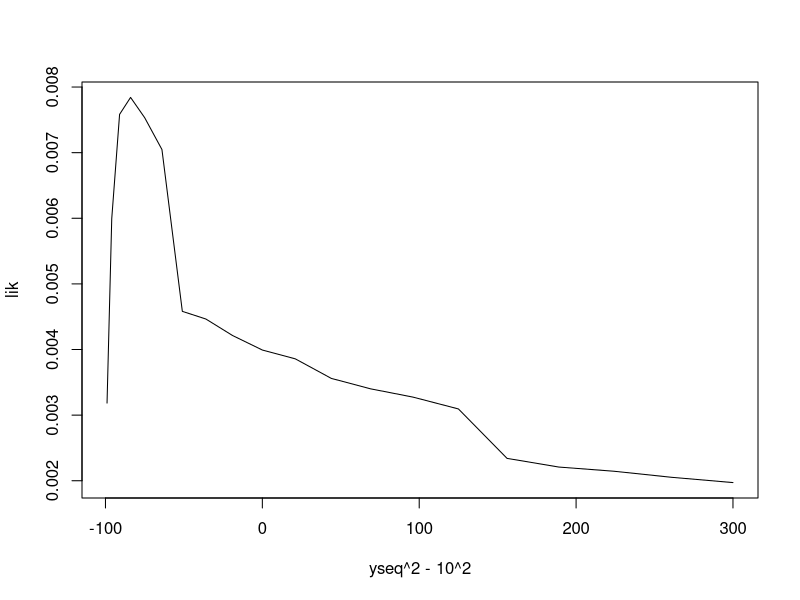

Generate this figure with R: (Note: this script raises an error after producing the figure.)

yseq=seq(1,20,1)
lik=0
for(i in 1:length(yseq)){
  xx=(rnorm(100000,0,10)^2)
  yy=(rnorm(100000,0,yseq[i])^2)
  res=hist(yy-xx,breaks=100,plot=FALSE)
  midd=res$mid
  dens=res$density
  yfind=min(which(midd>=10))
  lik[i]=dens[yfind]
}
plot(yseq^2-10^2,lik,type='l')
dnorm(yseq^2-10^2,10,)


  xx=(rnorm(100000,0,sqrt(1))^2)
  yy=(rnorm(100000,0,sqrt(3))^2)

skewness(yy-xx)

hist(yy-xx,breaks=100,freq=FALSE)
lines(seq(-20,60,0.01),dnorm(seq(-20,60,0.01),2,sqrt((2/3*3^2+2/3*1^2))))


  xx=(rnorm(100000,0,sqrt(1))^2)
  xxx=(rnorm(100000,0,sqrt(1))^2)
  xxxx=(rnorm(100000,0,sqrt(1))^2)
  xxxxx=(rnorm(100000,0,sqrt(1))^2)
  xxxxxx=(rnorm(100000,0,sqrt(1))^2)
  xxxxxxx=(rnorm(100000,0,sqrt(1))^2)
  xxxxxxxx=(rnorm(100000,0,sqrt(1))^2)
  xxxxxxxxx=(rnorm(100000,0,sqrt(1))^2)
  xx1=(rnorm(100000,0,sqrt(1))^2)
  xxx1=(rnorm(100000,0,sqrt(1))^2)
  xxxx1=(rnorm(100000,0,sqrt(1))^2)
  xxxxx1=(rnorm(100000,0,sqrt(1))^2)
  xxxxxx1=(rnorm(100000,0,sqrt(1))^2)
  xxxxxxx1=(rnorm(100000,0,sqrt(1))^2)
  xxxxxxxx1=(rnorm(100000,0,sqrt(1))^2)
  xxxxxxxxx1=(rnorm(100000,0,sqrt(1))^2)
  yy=(rnorm(100000,0,sqrt(10))^2)
  yyy=(rnorm(100000,0,sqrt(10))^2)
  yyyy=(rnorm(100000,0,sqrt(10))^2)
  yyyyy=(rnorm(100000,0,sqrt(10))^2)
  yyyyyy=(rnorm(100000,0,sqrt(10))^2)
  yyyyyyy=(rnorm(100000,0,sqrt(10))^2)
  yyyyyyyy=(rnorm(100000,0,sqrt(10))^2)
  yyyyyyyyy=(rnorm(100000,0,sqrt(10))^2)
  yy1=(rnorm(100000,0,sqrt(10))^2)
  yyy1=(rnorm(100000,0,sqrt(10))^2)
  yyyy1=(rnorm(100000,0,sqrt(10))^2)
  yyyyy1=(rnorm(100000,0,sqrt(10))^2)
  yyyyyy1=(rnorm(100000,0,sqrt(10))^2)
  yyyyyyy1=(rnorm(100000,0,sqrt(10))^2)
  yyyyyyyy1=(rnorm(100000,0,sqrt(10))^2)
  yyyyyyyyy1=(rnorm(100000,0,sqrt(10))^2)


var(xx)
mean(2/3*xx^2)
var(yy)
mean(2/3*yy^2)
var(yy-xx)

hist(2/3*yy^2+2/3*xx^2,breaks=1000,xlim=c(0,50))



mean(2/3*yy^2+2/3*xx^2)/median(2/3*yy^2+2/3*xx^2)

mean(2/3*yy^2+2/3*xx^2+2/3*yyy^2+2/3*xxx^2)/median(2/3*yy^2+2/3*xx^2+2/3*yyy^2+2/3*xxx^2)

mean(2/3*yy^2+2/3*xx^2+2/3*yyy^2+2/3*xxx^2+2/3*yyyy^2+2/3*xxxx^2+2/3*yyyyy^2+2/3*xxxxx^2)/median(2/3*yy^2+2/3*xx^2+2/3*yyy^2+2/3*xxx^2+2/3*yyyy^2+2/3*xxxx^2+2/3*yyyyy^2+2/3*xxxxx^2)

mean(2/3*yy^2+2/3*xx^2+2/3*yyy^2+2/3*xxx^2+2/3*yyyy^2+2/3*xxxx^2+2/3*yyyyy^2+2/3*xxxxx^2+
2/3*yyyyyy^2+2/3*xxxxxx^2+2/3*yyyyyyy^2+2/3*xxxxxxx^2+2/3*yyyyyyyy^2+2/3*xxxxxxxx^2+2/3*yyyyyyyyy^2+2/3*xxxxxxxxx^2)/
median(2/3*yy^2+2/3*xx^2+2/3*yyy^2+2/3*xxx^2+2/3*yyyy^2+2/3*xxxx^2+2/3*yyyyy^2+2/3*xxxxx^2+
2/3*yyyyyy^2+2/3*xxxxxx^2+2/3*yyyyyyy^2+2/3*xxxxxxx^2+2/3*yyyyyyyy^2+2/3*xxxxxxxx^2+2/3*yyyyyyyyy^2+2/3*xxxxxxxxx^2)

mean(2/3*yy^2+2/3*xx^2+2/3*yyy^2+2/3*xxx^2+2/3*yyyy^2+2/3*xxxx^2+2/3*yyyyy^2+2/3*xxxxx^2+
2/3*yyyyyy^2+2/3*xxxxxx^2+2/3*yyyyyyy^2+2/3*xxxxxxx^2+2/3*yyyyyyyy^2+2/3*xxxxxxxx^2+2/3*yyyyyyyyy^2+2/3*xxxxxxxxx^2+
2/3*yy1^2+2/3*xx1^2+2/3*yyy1^2+2/3*xxx1^2+2/3*yyyy1^2+2/3*xxxx1^2+2/3*yyyyy1^2+2/3*xxxxx1^2+
2/3*yyyyyy1^2+2/3*xxxxxx1^2+2/3*yyyyyyy1^2+2/3*xxxxxxx1^2+2/3*yyyyyyyy1^2+2/3*xxxxxxxx1^2+2/3*yyyyyyyyy1^2+2/3*xxxxxxxxx1^2)/
median(2/3*yy^2+2/3*xx^2+2/3*yyy^2+2/3*xxx^2+2/3*yyyy^2+2/3*xxxx^2+2/3*yyyyy^2+2/3*xxxxx^2+
2/3*yyyyyy^2+2/3*xxxxxx^2+2/3*yyyyyyy^2+2/3*xxxxxxx^2+2/3*yyyyyyyy^2+2/3*xxxxxxxx^2+2/3*yyyyyyyyy^2+2/3*xxxxxxxxx^2+
2/3*yy1^2+2/3*xx1^2+2/3*yyy1^2+2/3*xxx1^2+2/3*yyyy1^2+2/3*xxxx1^2+2/3*yyyyy1^2+2/3*xxxxx1^2+
2/3*yyyyyy1^2+2/3*xxxxxx1^2+2/3*yyyyyyy1^2+2/3*xxxxxxx1^2+2/3*yyyyyyyy1^2+2/3*xxxxxxxx1^2+2/3*yyyyyyyyy1^2+2/3*xxxxxxxxx1^2)



